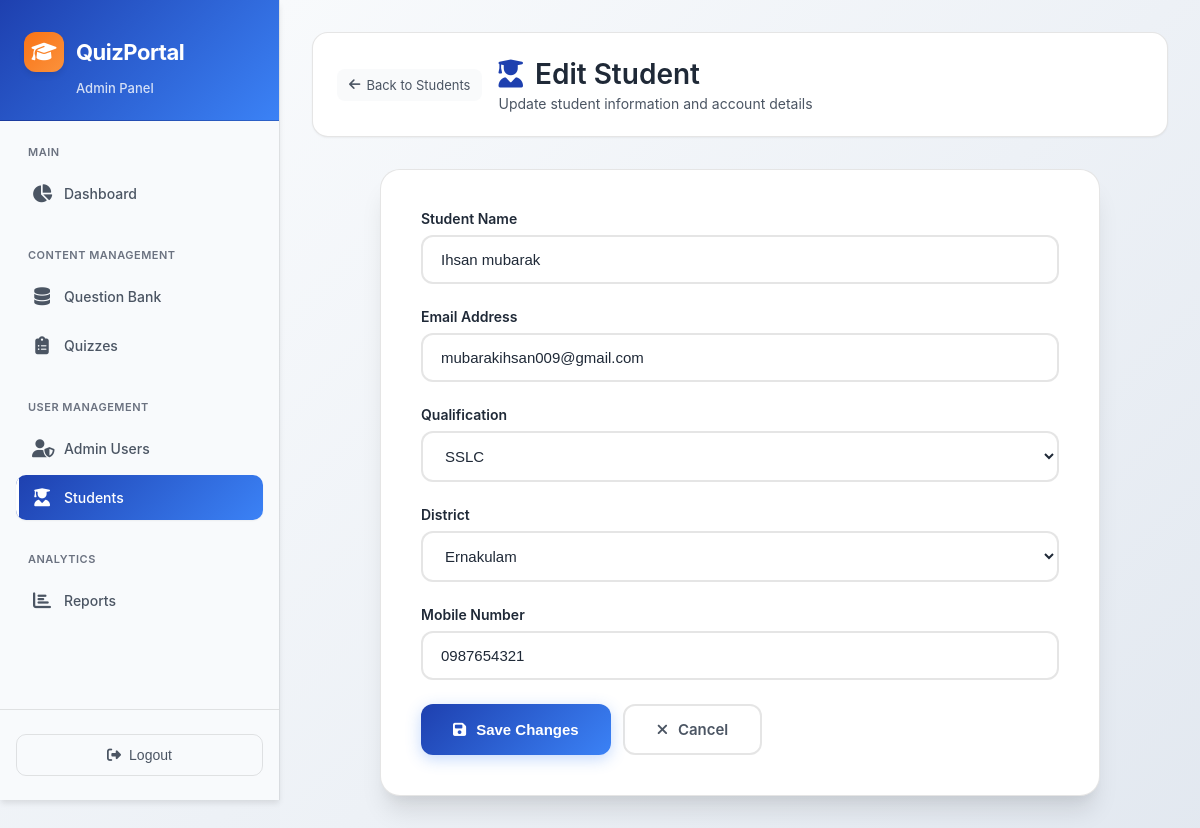
The page /admin-panel/students/5/edit/ (signed in) on the database its author committed.
### users/models.py (models this page shows, shortened)
class StudentProfile(models.Model):
    user = models.OneToOneField(CustomUser, on_delete=models.CASCADE, related_name='student_profile')
    student_name = models.CharField(max_length=200)
    college_name = models.CharField(max_length=300)
    qualification = models.CharField(max_length=50, choices=[
        ('SSLC', 'SSLC'),
        ('Plus Two', 'Plus Two'),
        ('Degree', 'Degree'),
        ('Others', 'Others')
    ])
    qualification_other = models.CharField(max_length=200, blank=True, null=True)
    district = models.CharField(max_length=100, choices=[
        ('Thiruvananthapuram', 'Thiruvananthapuram'),
        ('Kollam', 'Kollam'),
        ('Pathanamthitta', 'Pathanamthitta'),
        ('Alappuzha', 'Alappuzha'),
        ('Kottayam', 'Kottayam'),
        ('Idukki', 'Idukki'),
        ('Ernakulam', 'Ernakulam'),
        ('Thrissur', 'Thrissur'),
        ('Palakkad', 'Palakkad'),
        ('Malappuram', 'Malappuram'),
        ('Kozhikode', 'Kozhikode'),
        ('Wayanad', 'Wayanad'),
        ('Kannur', 'Kannur'),
        ('Kasaragod', 'Kasaragod'),
        ('Others', 'Others')
    ])
    district_other = models.CharField(max_length=200, blank=True, null=True)
    mobile_number = models.CharField(max_length=15)
    class Meta:
        indexes = [
            models.Index(fields=['qualification']),
            models.Index(fields=['district']),
            models.Index(fields=['student_name']),
        ]

class CustomUser(AbstractBaseUser, PermissionsMixin):
    email = models.EmailField(unique=True)
    first_name = models.CharField(max_length=150)
    last_name = models.CharField(max_length=150, blank=True)
    is_active = models.BooleanField(default=True)
    is_staff = models.BooleanField(default=False)
    date_joined = models.DateTimeField(default=timezone.now)
    objects = CustomUserManager()
    USERNAME_FIELD = 'email'
    REQUIRED_FIELDS = ['first_name']

### video_app/views.py (the view, shortened to what this page needs)
# urls.py: path('admin-panel/students/<int:user_id>/edit/', views.admin_edit_student, name='admin_edit_student'),
@staff_required
def admin_edit_student(request, user_id):
    user = get_object_or_404(get_user_model(), id=user_id)
    student_profile = getattr(user, 'student_profile', None)
    if not student_profile:
        messages.error(request, "Student profile not found.")
        return redirect('video_app:admin_students')
    return render(request, 'admin_panel/edit_student.html', {
        'user': user,
        'student_profile': student_profile
    })

### video_app/views.py (called while the page is built)
def staff_required(view_func):
    decorated = user_passes_test(
        lambda u: u.is_active and u.is_staff,
        login_url='/admin-login/'
    )(view_func)
    return decorated

### video_app/templates/admin_panel/edit_student.html (shortened to what this page needs)
{% extends "admin_panel/base_admin.html" %}
{% block extra_css %}
<link rel="stylesheet" href="https://cdnjs.cloudflare.com/ajax/libs/font-awesome/6.4.0/css/all.min.css">
{% endblock %}
{% block admin_content %}
<div class="page-header">
    <a href="{% url 'video_app:admin_students' %}" class="back-link">
        <i class="fas fa-arrow-left"></i>
        Back to Students
    </a>
    <div>
        <div class="page-title">
            <i class="fas fa-user-graduate" style="color: var(--brand-blue);"></i>
            Edit Student
        </div>
        <div class="page-subtitle">Update student information and account details</div>
    </div>
</div>
<div class="form-card">
    <form method="post">
        <div class="form-group">
            <label class="form-label" for="student_name">Student Name</label>
            <input type="text" name="student_name" id="student_name"
                   class="form-input" value="{{ student_profile.student_name }}" required>
        </div>
        <div class="form-group">
            <label class="form-label" for="email">Email Address</label>
            <input type="email" name="email" id="email"
                   class="form-input" value="{{ user.email }}" required>
        </div>
        <div class="form-group">
            <label class="form-label" for="qualification">Qualification</label>
            <select name="qualification" id="qualification" class="form-input" required>
                <option value="SSLC" {% if student_profile.qualification == 'SSLC' %}selected{% endif %}>SSLC</option>
            </select>
        </div>
        <div class="form-group">
            <label class="form-label" for="district">District</label>
            <select name="district" id="district" class="form-input" required>
                <option value="Ernakulam" {% if student_profile.district == 'Ernakulam' %}selected{% endif %}>Ernakulam</option>
            </select>
        </div>
        <div class="form-group">
            <label class="form-label" for="mobile_number">Mobile Number</label>
            <input type="tel" name="mobile_number" id="mobile_number"
                   class="form-input" value="{{ student_profile.mobile_number }}" required>
        </div>
        <div class="form-actions">
            <button type="submit" class="btn btn-primary">
                <i class="fas fa-save"></i>
                Save Changes
            </button>
            <a href="{% url 'video_app:admin_students' %}" class="btn btn-outline">
                <i class="fas fa-times"></i>
                Cancel
            </a>
        </div>
    </form>
</div>
{% endblock %}

### video_app/templates/base.html (style rules this page uses)
:root { --primary: #4f46e5; --primary-dark: #3730a3; --primary-light: #818cf8; --accent: #06b6d4; --danger: #ef4444; --success: #22c55e; --warning: #f59e0b; --bg: #f1f5f9; --surface: #ffffff; --text: #1e293b; --muted: #64748b; --border: #e2e8f0; --radius: 12px; --shadow: 0 4px 24px rgba(0, 0, 0, .08); }
* { box-sizing: border-box; margin: 0; padding: 0; }
body { font-family: 'Segoe UI', system-ui, sans-serif; background: var(--bg); color: var(--text); min-height: 100vh; }
a { color: inherit; text-decoration: none; }
.btn { display: inline-flex; align-items: center; gap: 6px; padding: 10px 20px; border-radius: 8px; border: none; cursor: pointer; font-size: 14px; font-weight: 600; transition: .2s; }
.btn-primary { background: var(--primary); color: #fff; }
.btn-outline { background: transparent; border: 2px solid var(--primary); color: var(--primary); }
input, select, textarea { width: 100%; padding: 10px 14px; border: 1.5px solid var(--border); border-radius: 8px; font-size: 14px; background: #fff; color: var(--text); transition: .2s; outline: none; }
label { font-size: 13px; font-weight: 600; color: var(--muted); display: block; margin-bottom: 6px; }
.form-group { margin-bottom: 20px; }
.page-header { margin-bottom: 28px; }

### video_app/templates/admin_panel/edit_student.html (style rules this page uses)
.page-header { display: flex; align-items: center; gap: 16px; margin-bottom: 32px; padding: 24px; background: var(--bg-card); border-radius: 16px; border: 1px solid var(--border-light); box-shadow: var(--shadow-sm); }
.back-link { background: var(--bg-hover); border-radius: 8px; padding: 8px 12px; color: var(--text-secondary); font-size: 13px; text-decoration: none; transition: all 0.2s ease; display: inline-flex; align-items: center; gap: 6px; }
.page-title { font-size: 28px; font-weight: 600; color: var(--text-primary); margin-bottom: 4px; display: flex; align-items: center; gap: 12px; }
.page-subtitle { font-size: 14px; color: var(--text-secondary); }
.form-card { background: var(--bg-card); border: 1px solid var(--border-light); border-radius: 20px; padding: 40px; box-shadow: 0 20px 25px -5px rgba(0, 0, 0, 0.1), 0 10px 10px -5px rgba(0, 0, 0, 0.04); max-width: 720px; margin: 0 auto 40px auto; position: relative; overflow: hidden; }
.form-group { margin-bottom: 24px; }
.form-label { display: block; font-size: 14px; font-weight: 600; color: var(--text-primary); margin-bottom: 8px; }
.form-input { width: 100%; padding: 14px 18px; border: 2px solid var(--border-light); border-radius: 12px; font-size: 15px; transition: all 0.3s ease; background: var(--bg-card); color: var(--text-primary); position: relative; }
.form-actions { display: flex; gap: 12px; }
.btn { padding: 14px 32px; border-radius: 12px; font-size: 15px; font-weight: 600; text-decoration: none; border: none; cursor: pointer; transition: all 0.3s ease; display: inline-flex; align-items: center; gap: 10px; position: relative; overflow: hidden; }
.btn::before { content: ''; position: absolute; top: 50%; left: 50%; width: 0; height: 0; border-radius: 50%; background: rgba(255, 255, 255, 0.2); transform: translate(-50%, -50%); transition: width 0.6s, height 0.6s; }
.btn-primary { background: linear-gradient(135deg, var(--brand-blue), var(--primary-medium)); color: white; box-shadow: 0 4px 15px rgba(59, 130, 246, 0.3); }
.btn-outline { background: transparent; border: 2px solid var(--border-light); color: var(--text-secondary); }

### video_app/templates/admin_panel/base_admin.html (style rules this page uses)
:root { --primary-dark: #1E40AF; --primary-medium: #3B82F6; --primary-light: #60A5FA; --accent-blue: #3B82F6; --accent-purple: #8B5CF6; --accent-emerald: #10B981; --accent-amber: #F59E0B; --accent-rose: #F43F5E; --text-primary: #1F2937; --text-secondary: #4B5563; --text-muted: #6B7280; --border-light: rgba(0, 0, 0, 0.1); --bg-card: #FFFFFF; --bg-hover: #F9FAFB; --bg-sidebar: #F8FAFC; --shadow-sm: 0 1px 2px 0 rgba(0, 0, 0, 0.05); --shadow-md: 0 4px 6px -1px rgba(0, 0, 0, 0.1); --shadow-lg: 0 10px 15px -3px rgba(0, 0, 0, 0.1); --shadow-xl: 0 20px 25px -5px rgba(0, 0, 0, 0.1); --brand-orange: #F97316; --brand-blue: #1E40AF; --brand-light-orange: #FB923C; }
* { box-sizing: border-box; }
body { background: linear-gradient(135deg, #F8FAFC 0%, #E2E8F0 100%); font-family: -apple-system, BlinkMacSystemFont, 'Segoe UI', Roboto, 'Helvetica Neue', Arial, sans-serif; }

### rows shown on the page
StudentProfile: student_name "Ihsan mubarak", qualification "SSLC", district "Ernakulam", mobile_number "0987654321"
CustomUser: email "mubarakihsan009@gmail.com"
